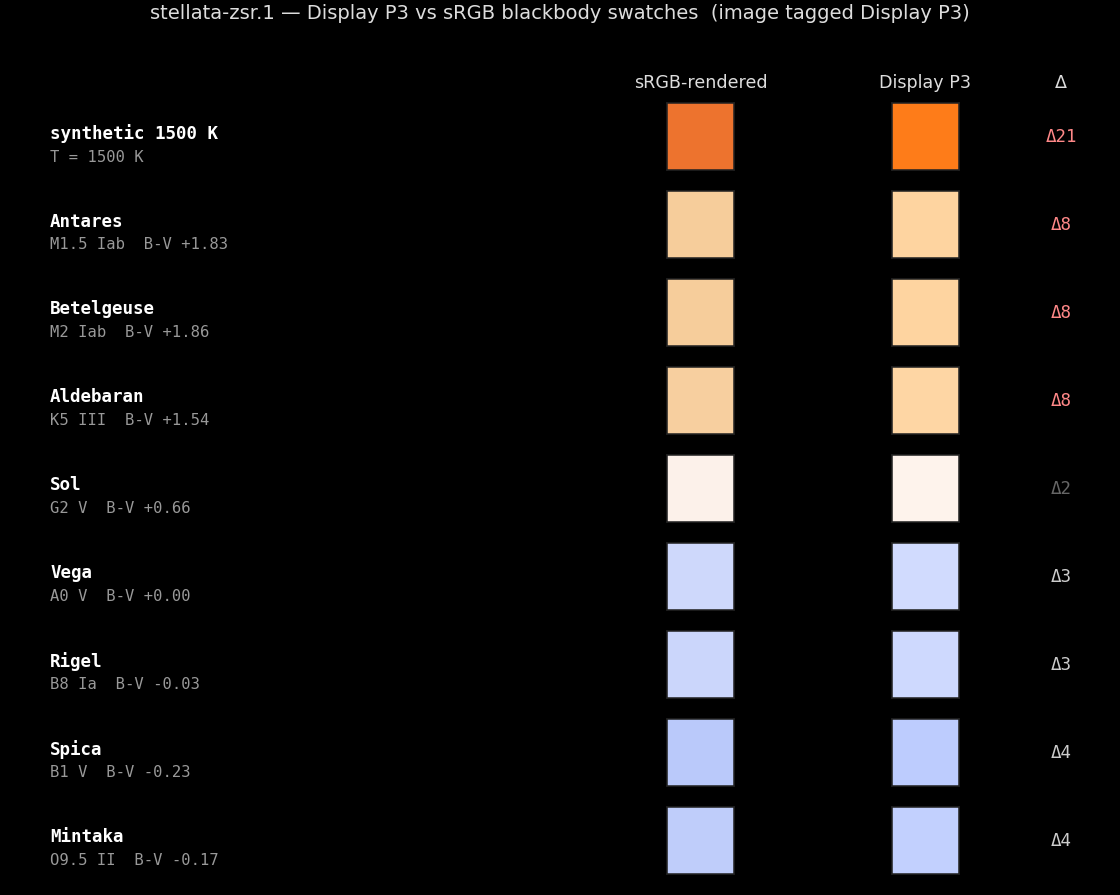

Here is the Python script that generated this plot:
"""Display P3 vs sRGB blackbody swatch comparison — Tier 3 demo for zsr.1.

Renders side-by-side swatches at a range of temperatures with:
  - sRGB-clipped colour (re-encoded into P3 coordinates so it renders
    correctly inside the P3-tagged image)
  - Display P3 colour (directly encoded)

The output PNG embeds the macOS Display P3 ICC profile so a P3-aware
viewer (Preview, Safari, modern Chrome/Firefox) on a P3 monitor will
render each swatch in its true gamut. sRGB-only viewers will colour-
manage P3 → sRGB; the comparison still shows but the saturation
delta is reduced.

Honest empirical finding (see blackbody_color.py spot-check + this
script's `clipping_summary` output): for the Planckian locus above
~1700 K, both gamuts contain the chromaticity, so sRGB and P3
swatches render perceptually identical. The 1500 K row is included
as the ONE regime where sRGB clips and P3 doesn't — so you can see
what the "P3 win" looks like in practice. Stellata's actual catalog
floor is ~3000 K (M dwarfs), so this regime is degenerate for us.

Output: research/star-spectral-rendition/p3_swatches.png
"""

from __future__ import annotations

import io
from pathlib import Path

import matplotlib.pyplot as plt
import numpy as np
from PIL import Image

from blackbody_color import (
    XYZ_TO_LIN_P3,
    XYZ_TO_LIN_SRGB,
    _xyz_for_temperature,
    blackbody_to_displayp3,
    blackbody_to_srgb,
    srgb_clipped_to_displayp3,
)
from compare_sample_stars import REFERENCE_STARS, ci_to_color, teff_from_bv
from parse_spectral import parse_spectral, temp_kelvin

OUT_PNG = Path(__file__).resolve().parent / "p3_swatches.png"
ICC_PATH = Path(__file__).resolve().parent / "display-p3.icc"

# Subset of REFERENCE_STARS + a synthetic 1500 K row to expose the only
# regime where sRGB clips and P3 doesn't (deep cool red, below anything
# in our actual catalog).
ROWS = [
    ("synthetic 1500 K",  None,        None,    1500.0),  # outside sRGB gamut
    ("Antares",          "M1.5 Iab",   1.830,   None),
    ("Betelgeuse",       "M2 Iab",     1.860,   None),
    ("Aldebaran",        "K5 III",     1.538,   None),
    ("Sol",              "G2 V",       0.656,   None),
    ("Vega",             "A0 V",       0.000,   None),
    ("Rigel",            "B8 Ia",     -0.030,   None),
    ("Spica",            "B1 V",      -0.235,   None),
    ("Mintaka",          "O9.5 II",   -0.170,   None),
]


def clipping_summary() -> str:
    """Show which rows lose chroma to sRGB clipping vs P3 clipping."""
    lines = ["Linear-RGB clipping per row (any negative component means clipping):"]
    for name, spect_raw, bv, t_override in ROWS:
        if t_override is not None:
            T = t_override
        else:
            T = teff_from_bv(bv) if bv is not None else temp_kelvin(parse_spectral(spect_raw))
        xyz = _xyz_for_temperature(T)
        lin_srgb = XYZ_TO_LIN_SRGB @ xyz
        lin_p3 = XYZ_TO_LIN_P3 @ xyz
        s_clip = any(c < 0 for c in lin_srgb)
        p_clip = any(c < 0 for c in lin_p3)
        lines.append(f"  T={T:6.0f}K  {name:<18}  sRGB-clip={s_clip!s:<5}  P3-clip={p_clip!s:<5}")
    return "\n".join(lines)


def main() -> None:
    print(clipping_summary())
    print()

    icc_bytes = ICC_PATH.read_bytes()
    print(f"Embedding Display P3 ICC profile ({len(icc_bytes)} bytes)")

    nrows = len(ROWS)
    fig, axes = plt.subplots(nrows, 4, figsize=(8, nrows * 0.6 + 1.0), dpi=140,
                              gridspec_kw=dict(width_ratios=[2.3, 1, 1, 0.3]))
    fig.patch.set_facecolor("#000000")

    for i, (name, spect_raw, bv, t_override) in enumerate(ROWS):
        if t_override is not None:
            T = t_override
            spect_label = f"T = {int(T)} K"
        elif bv is not None:
            T = teff_from_bv(bv)
            spect_label = f"{spect_raw}  B-V {bv:+.2f}"
        else:
            T = temp_kelvin(parse_spectral(spect_raw))
            spect_label = spect_raw

        srgb = blackbody_to_srgb(T)
        p3 = blackbody_to_displayp3(T)
        srgb_in_p3 = srgb_clipped_to_displayp3(srgb)

        # Label cell.
        ax_lbl = axes[i, 0]
        ax_lbl.text(0.05, 0.55, name, va="center", ha="left", color="#ffffff",
                    fontsize=9, family="monospace", weight="bold")
        ax_lbl.text(0.05, 0.2, spect_label, va="center", ha="left",
                    color="#999999", fontsize=8, family="monospace")
        ax_lbl.set_xlim(0, 1); ax_lbl.set_ylim(0, 1)
        ax_lbl.set_xticks([]); ax_lbl.set_yticks([])
        ax_lbl.set_facecolor("#000000")
        for spine in ax_lbl.spines.values():
            spine.set_visible(False)

        # sRGB (re-encoded as P3 for correct rendering inside P3-tagged PNG).
        ax_s = axes[i, 1]
        ax_s.imshow(np.ones((1, 1, 3)) * np.array(srgb_in_p3), interpolation="nearest")
        ax_s.set_xticks([]); ax_s.set_yticks([])
        for spine in ax_s.spines.values():
            spine.set_color("#222")

        # P3.
        ax_p = axes[i, 2]
        ax_p.imshow(np.ones((1, 1, 3)) * np.array(p3), interpolation="nearest")
        ax_p.set_xticks([]); ax_p.set_yticks([])
        for spine in ax_p.spines.values():
            spine.set_color("#222")

        # Diff indicator (max channel delta in 0-255 units).
        ax_d = axes[i, 3]
        delta = int(round(255 * max(abs(p3[j] - srgb_in_p3[j]) for j in range(3))))
        # Highlight rows where the delta is visible
        color = "#ff8888" if delta >= 8 else ("#cccccc" if delta >= 3 else "#666666")
        ax_d.text(0.5, 0.5, f"Δ{delta}", va="center", ha="center", color=color,
                  fontsize=9, family="monospace")
        ax_d.set_xlim(0, 1); ax_d.set_ylim(0, 1)
        ax_d.set_xticks([]); ax_d.set_yticks([])
        ax_d.set_facecolor("#000000")
        for spine in ax_d.spines.values():
            spine.set_visible(False)

    headers = ["", "sRGB-rendered", "Display P3", "Δ"]
    for col, label in enumerate(headers):
        axes[0, col].set_title(label, color="#dddddd", fontsize=9, pad=8)

    fig.suptitle("stellata-zsr.1 — Display P3 vs sRGB blackbody swatches  (image tagged Display P3)",
                 color="#dddddd", fontsize=10, y=0.995)
    plt.tight_layout(rect=[0, 0, 1, 0.985])

    # Render matplotlib figure into an in-memory PNG, then re-save through
    # Pillow with the Display P3 ICC profile embedded.
    buf = io.BytesIO()
    plt.savefig(buf, format="png", dpi=140, facecolor=fig.get_facecolor())
    buf.seek(0)
    img = Image.open(buf)
    img.save(OUT_PNG, format="PNG", icc_profile=icc_bytes)
    print(f"Saved {OUT_PNG} ({OUT_PNG.stat().st_size} bytes, Display P3 tagged)")


if __name__ == "__main__":
    main()
